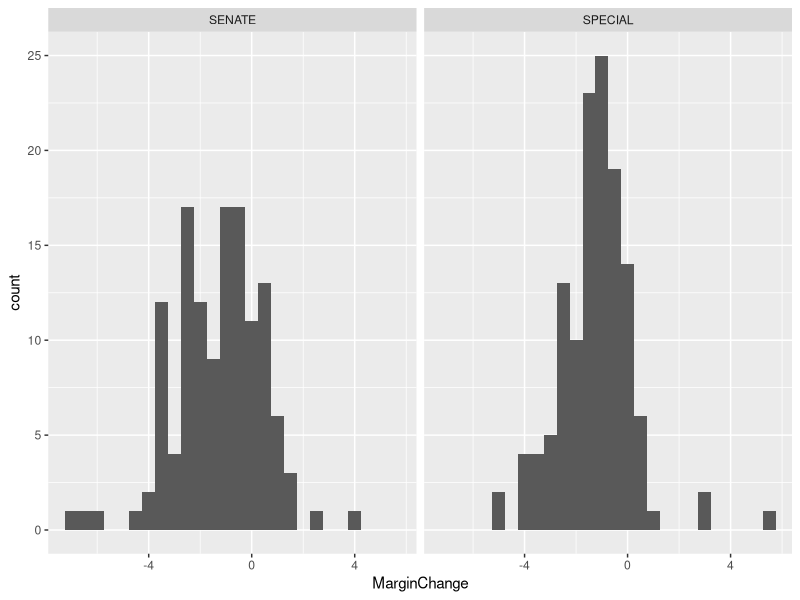
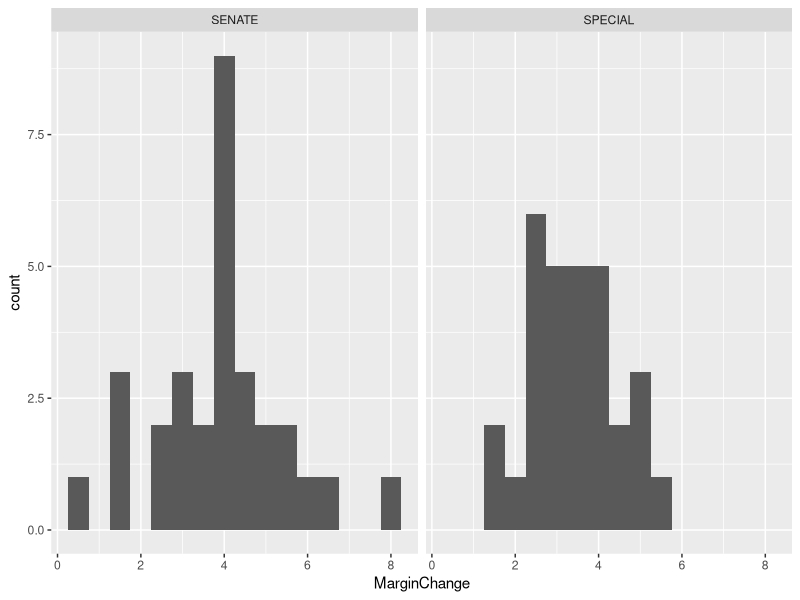
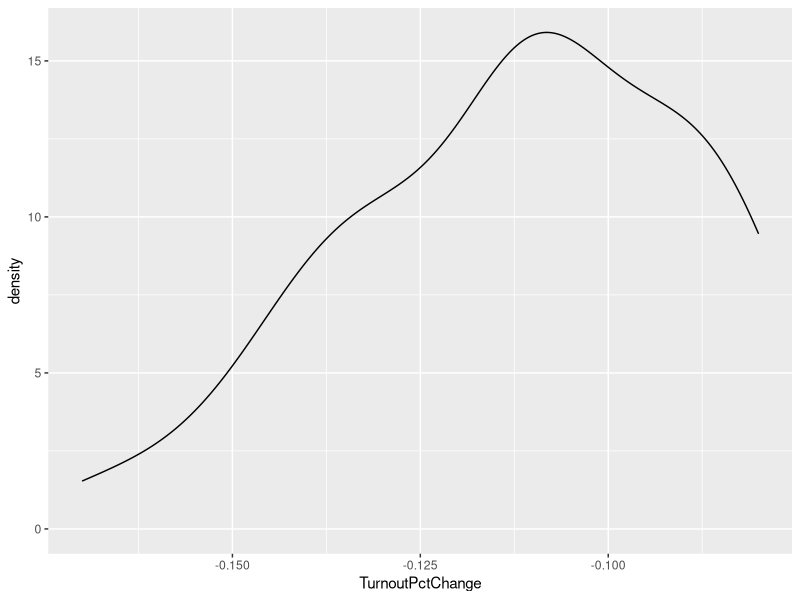
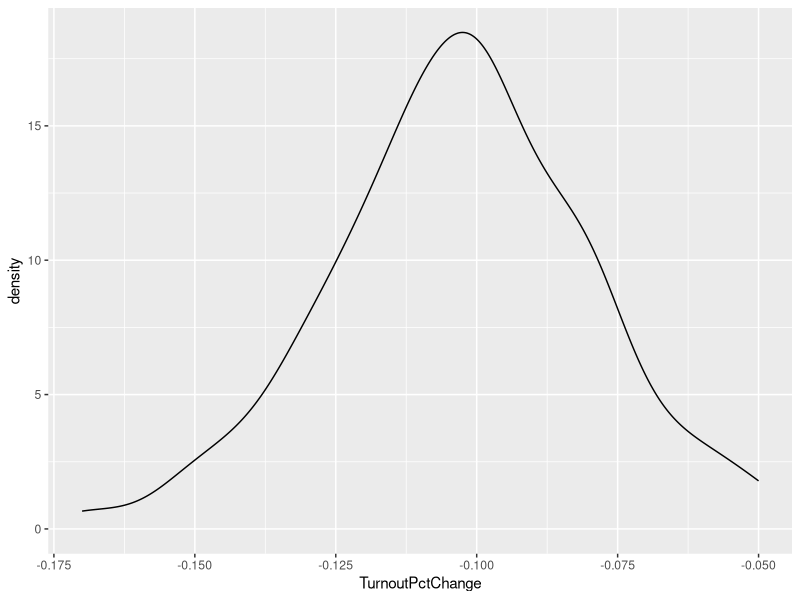
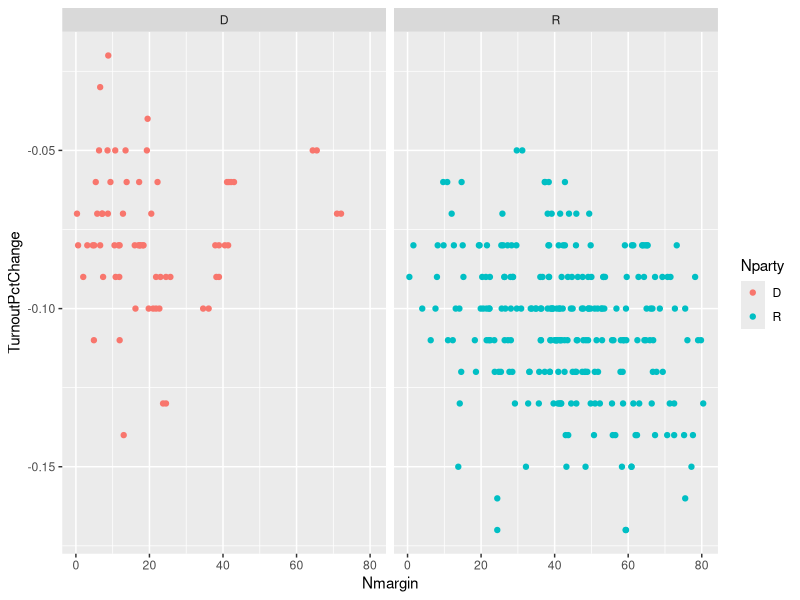
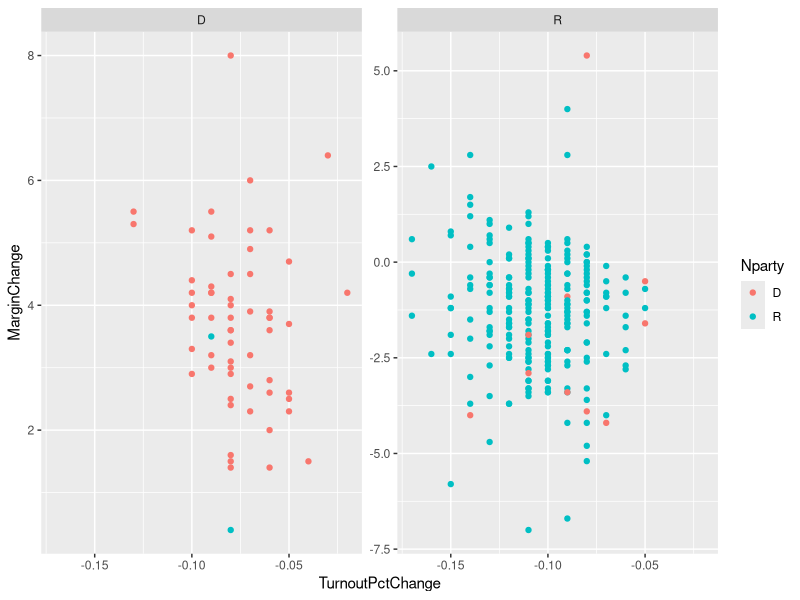
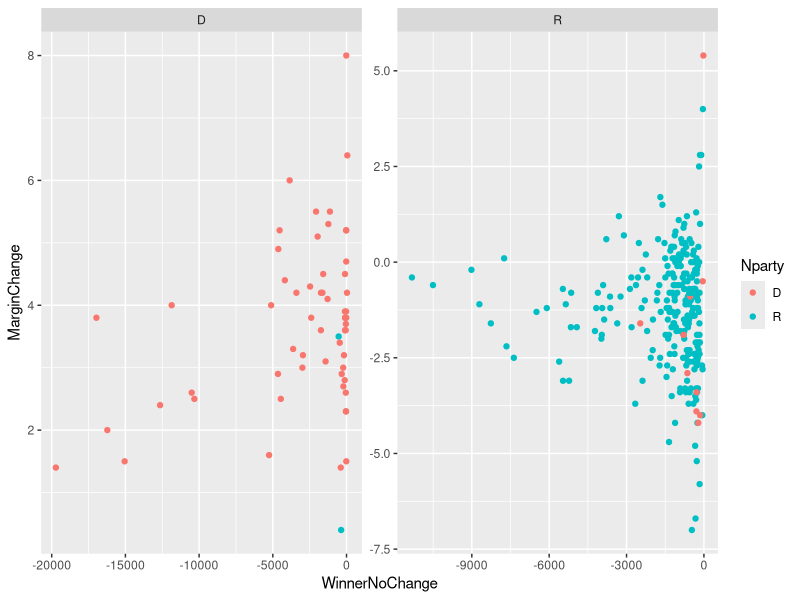

These charts were generated, in order, by the following R code:
## ---- chunk 1
knitr::opts_chunk$set(echo = TRUE)
## ---- chunk 2
library(tidyverse)
library(readr)
## ---- chunk 3
ga_senate <- read_csv(file = "georgiasenate.csv", col_names = TRUE)

ga_pres <- read_csv(file = "georgiapresident.csv", col_names = TRUE)
## ---- chunk 4
  ga_senate %>% group_by(County, Election) %>% filter(Rparty == 'R') %>% ggplot() +
  geom_histogram(mapping = aes(x=MarginChange), binwidth = 0.5) + 
  facet_wrap(~Election)
## ---- chunk 5
  ga_senate %>% group_by(County, Election) %>% filter(Rparty == 'D') %>% ggplot() +
  geom_histogram(mapping = aes(x=MarginChange), binwidth = 0.5) + 
  facet_wrap(~Election)
## ---- chunk 6
ga_senate %>% group_by(County, Election) %>% filter(Rparty == 'D') %>% summarise(MarginChange) %>% arrange(MarginChange)
## ---- chunk 7
ga_senate %>% group_by(County, Election) %>% filter(Nwinner != Rwinner) %>% summarise(Nwinner, Rwinner, MarginChange)
## ---- chunk 8
ga_senate %>% group_by(County, Election) %>% filter(Nparty != Rparty) %>% summarise(Nwinner, Rwinner, MarginChange)
## ---- chunk 9
  ga_senate %>% group_by(County, Election) %>% filter(Rparty == 'R') %>% filter(MarginChange>=0) %>% summarise(Election, MarginChange, Nwinner, Rwinner, NoTurnoutChange)

## ---- chunk 10
  ga_senate %>% group_by(County, Election) %>% filter(Rparty == 'R') %>% filter(MarginChange>=0) %>% ggplot() + geom_density(mapping = aes(x=TurnoutPctChange))

 ga_senate %>% group_by(County, Election) %>% filter(Rparty == 'R') %>% filter(MarginChange<=0) %>% ggplot() + geom_density(mapping = aes(x=TurnoutPctChange))

## ---- chunk 11
ga_senate %>% group_by(County, Election) %>% filter(Nwinner == 'Collins') %>% summarise(Nwinner, Rwinner, MarginChange)

## ---- chunk 12
ga_senate %>% ggplot() + 
  geom_point(mapping = aes(x=Nmargin, y=TurnoutPctChange, color = Nparty)) + 
  facet_wrap(~Nparty)

## ---- chunk 13

## ---- chunk 14
ga_senate %>% ggplot() + 
  geom_point(mapping = aes(y=MarginChange, x=TurnoutPctChange, color = Nparty)) + 
  facet_wrap(~Rparty, scales = "free_y")
## ---- chunk 15
ga_senate %>% ggplot() + 
  geom_point(mapping = aes(y=MarginChange, x=WinnerNoChange, color = Nparty)) + 
  facet_wrap(~Rparty, scales = "free")

